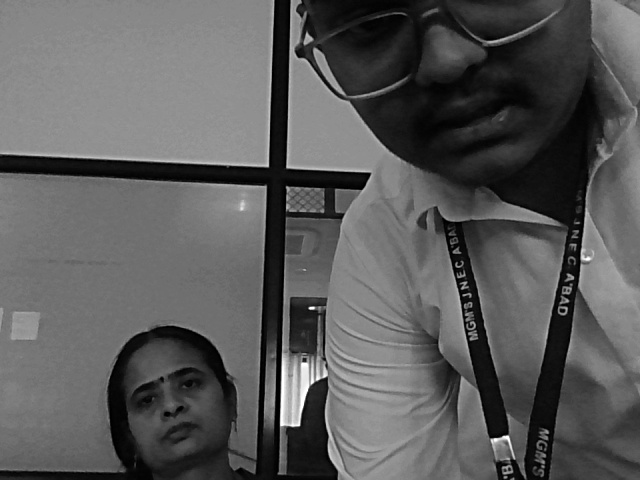
#> input picture cap.jpg, 640 x 480 px
$ python process.py
#> lines starting #> are read from the running program, lines starting #| are printed output that depends on the picture
import cv2
import matplotlib.pyplot as plt
import numpy as np

im = cv2.imread("cap.jpg")
#> im is the input picture: shape (480, 640, 3); min 0, max 255, mean 90.6
im = cv2.cvtColor(im, cv2.COLOR_BGR2GRAY)
#> im: shape (480, 640)
plt.subplot(1, 2, 1)
plt.imshow(im, "gray")
blurred = cv2.GaussianBlur(im, (11, 11), 7.0)
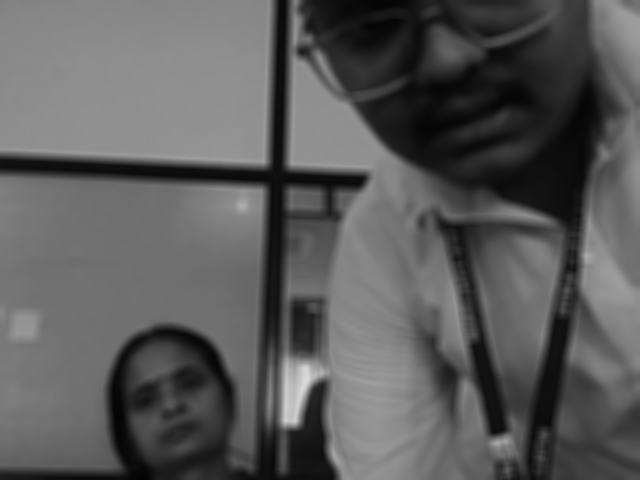
#> blurred: shape (480, 640); min 4, max 218, mean 90.6
im = np.clip((im - 0.4 * blurred) * 1.5, 0, 255).astype("uint8")
im = np.clip(np.power(im, 1.4) // (5), 0, 255)
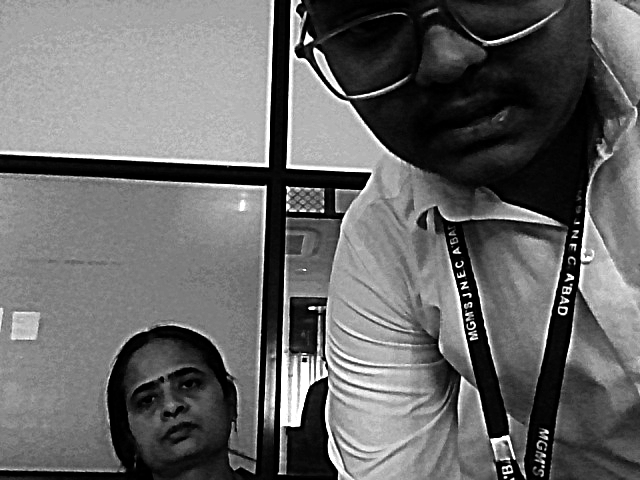
#> im: shape (480, 640) float64; min 0, max 255, mean 103.8
plt.subplot(1, 2, 2)
plt.imshow(im, "gray")

plt.show()
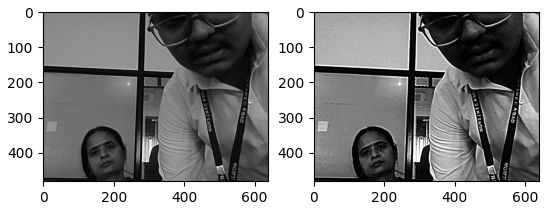
#> figure drawn by matplotlib, 2 panels
